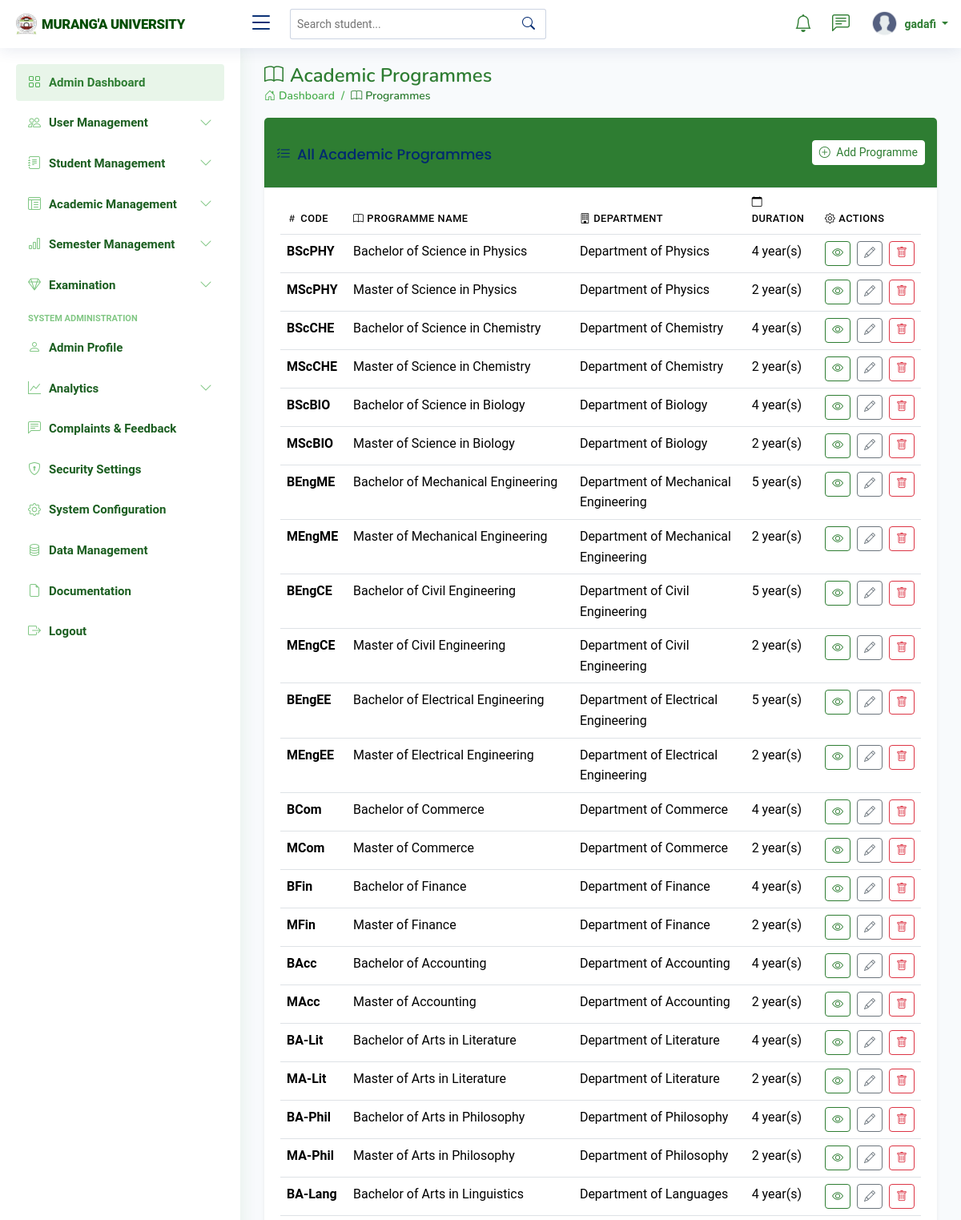
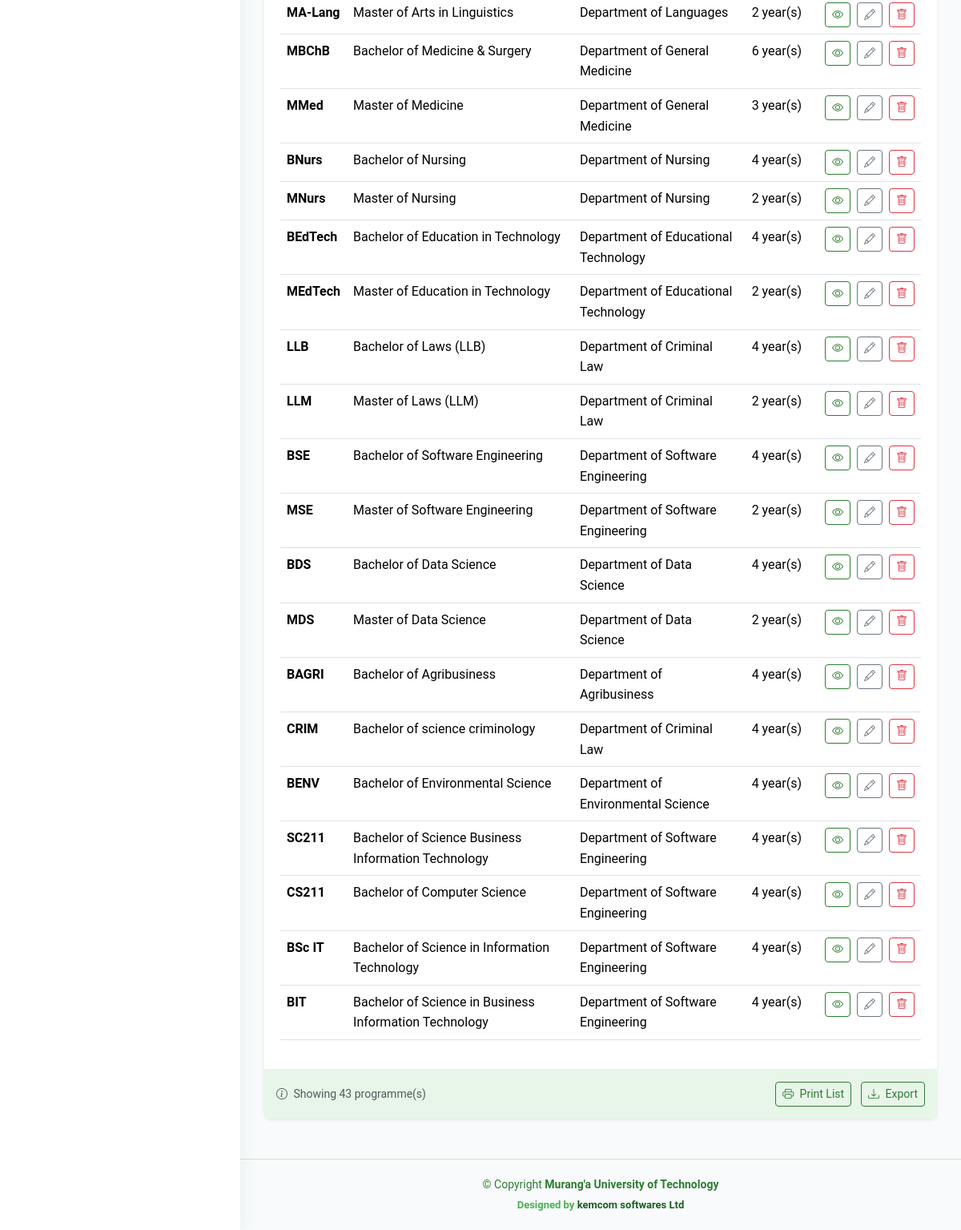
/programmes/ (signed in), run on the app's committed database (2 pictures, top to bottom).
### students_portal/models.py (models this page shows, shortened)
class User(AbstractUser):
    USER_TYPES = (
        ('student', 'Student'),
        ('lecturer', 'Lecturer'),
        ('admin', 'Administrator'),
        ('staff', 'Administrative Staff'),
        ('finance', 'Finance Officer'),
    )
    user_type = models.CharField(max_length=20, choices=USER_TYPES)
    is_verified = models.BooleanField(default=False)
    status = models.CharField(max_length=20, choices=[
        ('active', 'Active'),
        ('inactive', 'Inactive'),
        ('suspended', 'Suspended'),
    ], default='active')
    phone_number = models.CharField(max_length=15, blank=True, null=True)
    last_password_change = models.DateTimeField(default=timezone.now)
    password_reset_token = models.CharField(max_length=100, blank=True, null=True)
    password_reset_token_expiry = models.DateTimeField(blank=True, null=True)
    created_at = models.DateTimeField(auto_now_add=True)
    updated_at = models.DateTimeField(auto_now=True)

class Programme(models.Model):
    name = models.CharField(max_length=200)
    code = models.CharField(max_length=20, unique=True)
    department = models.ForeignKey(Department, on_delete=models.CASCADE, related_name='programmes')
    duration_years = models.IntegerField()
    semesters_per_year = models.IntegerField(default=2)
    description = models.TextField(blank=True, null=True)

class Department(models.Model):
    name = models.CharField(max_length=100)
    code = models.CharField(max_length=10, unique=True)
    faculty = models.ForeignKey(Faculty, on_delete=models.CASCADE, related_name='departments')
    description = models.TextField(blank=True, null=True)

### students_portal/views.py (the view)
# urls.py: path('programmes/', views.programme_list, name='programme_list'),
@login_required
@user_passes_test(lambda u: u.is_staff)
def programme_list(request):
    programmes = Programme.objects.all().select_related('department')
    return render(request, 'academics/programme_list.html', {'programmes': programmes})

### templates/academics/programme_list.html (shortened to what this page needs)
{% extends "base/base.html" %}
{% load static %}
{% block content %}
<div class="pagetitle">
    <h1><i class="bi bi-book me-2"></i>Academic Programmes</h1>
    <nav>
        <ol class="breadcrumb">
            <li class="breadcrumb-item"><a href="{% url 'admin_dashboard' %}"><i class="bi bi-house-door me-1"></i>Dashboard</a></li>
            <li class="breadcrumb-item active"><i class="bi bi-book me-1"></i>Programmes</li>
        </ol>
    </nav>
</div>
<section class="section">
    <div class="row">
        <div class="col-lg-12">
            <div class="card border-0 shadow-sm">
                <div class="card-header bg-university-primary text-white">
                    <div class="d-flex justify-content-between align-items-center">
                        <h5 class="card-title mb-0"><i class="bi bi-list-check me-2"></i>All Academic Programmes</h5>
                        <a href="#" class="btn btn-university-light btn-sm">
                            <i class="bi bi-plus-circle me-1"></i> Add Programme
                        </a>
                    </div>
                </div>
                <div class="card-body">
                    <div class="table-responsive">
                        <table class="table table-hover datatable">
                            <thead class="bg-university-light">
                                <tr>
                                    <th><i class="bi bi-hash me-1"></i>Code</th>
                                    <th><i class="bi bi-book me-1"></i>Programme Name</th>
                                    <th><i class="bi bi-building me-1"></i>Department</th>
                                    <th><i class="bi bi-calendar me-1"></i>Duration</th>
                                    <th><i class="bi bi-gear me-1"></i>Actions</th>
                                </tr>
                            </thead>
                            <tbody>
                                {% for programme in programmes %}
                                <tr>
                                    <td class="fw-bold text-university">{{ programme.code }}</td>
                                    <td>{{ programme.name }}</td>
                                    <td>{{ programme.department.name }}</td>
                                    <td>{{ programme.duration_years }} year(s)</td>
                                    <td>
                                        <div class="d-flex gap-2">
                                            <a href="{% url 'programme_detail' programme.id %}" class="btn btn-sm btn-outline-university" title="View Details">
                                                <i class="bi bi-eye"></i>
                                            </a>
                                            <a href="#" class="btn btn-sm btn-outline-secondary" title="Edit">
                                                <i class="bi bi-pencil"></i>
                                            </a>
                                            <a href="#" class="btn btn-sm btn-outline-danger" title="Delete">
                                                <i class="bi bi-trash"></i>
                                            </a>
                                        </div>
                                    </td>
                                </tr>
                                {% endfor %}
                            </tbody>
                        </table>
                    </div>
                </div>
                <div class="card-footer bg-university-light">
                    <div class="d-flex justify-content-between align-items-center">
                        <div class="text-muted small">
                            <i class="bi bi-info-circle me-1"></i> Showing {{ programmes.count }} programme(s)
                        </div>
                        <div>
                            <button class="btn btn-sm btn-outline-university">
                                <i class="bi bi-printer me-1"></i> Print List
                            </button>
                            <button class="btn btn-sm btn-outline-university ms-2">
                                <i class="bi bi-download me-1"></i> Export
                            </button>
                        </div>
                    </div>
                </div>
            </div>
        </div>
    </div>
</section>
{% endblock %}

### templates/base/navbars/admin_navbar.html (shortened to what this page needs)
{% load static %}
<header id="header" class="header fixed-top d-flex align-items-center">
  <div class="d-flex align-items-center justify-content-between">
    <a href="{% url 'admin_dashboard' %}" class="logo d-flex align-items-center">
      <img src="{% static 'assets/img/logo.png'%}" alt="UniLink Logo">
      <span class="d-none d-lg-block" style="color: #004d00; font-weight: 800; text-transform: uppercase; font-size: 105%; letter-spacing: -0.3px; font-family: 'Roboto', sans-serif;">
        Murang'a University
      </span>
    </a>
    <i class="bi bi-list toggle-sidebar-btn"></i>
  </div>
  <div class="search-bar">
    <form class="search-form d-flex align-items-center" method="GET" action="#">
      <input type="text" name="q" placeholder="Search student..." title="Enter search keyword">
      <button type="submit" title="Search"><i class="bi bi-search"></i></button>
    </form>
  </div>
  <nav class="header-nav ms-auto">
    <ul class="d-flex align-items-center">
      <li class="nav-item dropdown">
        <a class="nav-link nav-icon" href="#" data-bs-toggle="dropdown">
          <i class="bi bi-bell"></i>
        </a>
      </li>
      <li class="nav-item dropdown">
        <a class="nav-link nav-icon" href="#" data-bs-toggle="dropdown">
          <i class="bi bi-chat-left-text"></i>
        </a>
      </li>
      <li class="nav-item dropdown pe-3">
        <a class="nav-link nav-profile d-flex align-items-center pe-0" href="#" data-bs-toggle="dropdown">
          {% if request.user.student.profile_picture %}
            <img src="{{ request.user.student.profile_picture.url }}" alt="Profile" class="rounded-circle">
          {% else %}
            <img src="{% static 'assets/img/profile.png' %}" alt="Profile" class="rounded-circle">
          {% endif %}
          <span class="d-none d-md-block dropdown-toggle ps-2">
            {{ request.user.get_full_name|default:request.user.username }}
          </span>
        </a>
      </li>
    </ul>
  </nav>
</header>

### static/assets/css/style.css (style rules this page uses)
:root { scroll-behavior: smooth; }
body { font-family: 'Roboto', sans-serif; background: #f8fafc; color: #1e293b; line-height: 1.6; }
a { color: #4CAF50; text-decoration: none; transition: color 0.2s ease; }
h1, h2, h3, h4, h5, h6 { font-family: "Nunito", sans-serif; }
.pagetitle { margin-bottom: 10px; }
.pagetitle h1 { font-size: 24px; margin-bottom: 0; font-weight: 600; color: #2E7D32; }
.card { margin-bottom: 30px; border: none; border-radius: 5px; box-shadow: 0px 0 30px rgba(1, 41, 112, 0.1); }
.card-header, .card-footer { border-color: #ebeef4; background-color: #fff; color: #798eb3; padding: 15px; }
.card-title { padding: 20px 0 15px 0; font-size: 18px; font-weight: 500; color: #012970; font-family: "Poppins", sans-serif; }
.card-body { padding: 0 20px 20px 20px; }
.breadcrumb { font-size: 14px; font-family: "Nunito", sans-serif; color: #4CAF50; font-weight: 600; }
.breadcrumb a { color: #4CAF50; transition: 0.3s; }
.breadcrumb .breadcrumb-item::before { color: #4CAF50; }
.breadcrumb .active { color: #2E7D32; font-weight: 600; }
.logo { line-height: 1; }
@media (min-width: 1200px) { .logo { width: 280px; } }
.logo img { max-height: 26px; margin-right: 6px; }
.logo span { font-size: 26px; font-weight: 700; color: #012970; font-family: "Nunito", sans-serif; }
.header { transition: all 0.5s; z-index: 997; height: 60px; box-shadow: 0px 2px 20px rgba(1, 41, 112, 0.1); background-color: #fff; padding-left: 20px; }
.header .toggle-sidebar-btn { font-size: 32px; padding-left: 10px; cursor: pointer; color: #012970; }
.header .search-bar { min-width: 360px; padding: 0 20px; }
.header .search-form { width: 100%; }
.header .search-form input { border: 0; font-size: 14px; color: #012970; border: 1px solid rgba(1, 41, 112, 0.2); padding: 7px 38px 7px 8px; border-radius: 3px; transition: 0.3s; width: 100%; }
.header .search-form button { border: 0; padding: 0; margin-left: -30px; background: none; }
.header .search-form button i { color: #012970; }
.header-nav ul { list-style: none; }
.header-nav>ul { margin: 0; padding: 0; }
.header-nav .nav-icon { font-size: 22px; color: #2E7D32; margin-right: 25px; position: relative; }
.header-nav .nav-profile { color: #2E7D32; }
.header-nav .nav-profile img { max-height: 36px; }
.header-nav .nav-profile span { font-size: 14px; font-weight: 600; }

### templates/academics/programme_list.html (style rules this page uses)
:root { --university-primary: #2E7D32; --university-secondary: #81C784; --university-light: #E8F5E9; }
.bg-university-primary { background-color: var(--university-primary) !important; }
.bg-university-light { background-color: var(--university-light) !important; }
.text-university { color: var(--university-primary); }
.btn-university-light { background-color: white; color: var(--university-primary); border-color: white; }
.btn-outline-university { color: var(--university-primary); border-color: var(--university-primary); }
.card { border-radius: 8px; }
.table th { font-weight: 500; text-transform: uppercase; font-size: 0.8rem; letter-spacing: 0.5px; }

### data on the page
User: user.get_full_name "gadafi"
Programme: code "BScPHY", name "Bachelor of Science in Physics", department.name "Department of Physics", duration_years "4"
Programme: code "MScPHY", name "Master of Science in Physics", department.name "Department of Physics", duration_years "2"
Programme: code "BScCHE", name "Bachelor of Science in Chemistry", department.name "Department of Chemistry", duration_years "4"
Programme: code "MScCHE", name "Master of Science in Chemistry", department.name "Department of Chemistry", duration_years "2"
Programme: code "BScBIO", name "Bachelor of Science in Biology", department.name "Department of Biology", duration_years "4"
Programme: code "MScBIO", name "Master of Science in Biology", department.name "Department of Biology", duration_years "2"
Programme: code "BEngME", name "Bachelor of Mechanical Engineering", department.name "Department of Mechanical Engineering", duration_years "5"
Programme: code "MEngME", name "Master of Mechanical Engineering", department.name "Department of Mechanical Engineering", duration_years "2"
Programme: code "BEngCE", name "Bachelor of Civil Engineering", department.name "Department of Civil Engineering", duration_years "5"
Programme: code "MEngCE", name "Master of Civil Engineering", department.name "Department of Civil Engineering", duration_years "2"
Programme: code "BEngEE", name "Bachelor of Electrical Engineering", department.name "Department of Electrical Engineering", duration_years "5"
Programme: code "MEngEE", name "Master of Electrical Engineering", department.name "Department of Electrical Engineering", duration_years "2"
Programme: code "BCom", name "Bachelor of Commerce", department.name "Department of Commerce", duration_years "4"
Programme: code "MCom", name "Master of Commerce", department.name "Department of Commerce", duration_years "2"
Programme: code "BFin", name "Bachelor of Finance", department.name "Department of Finance", duration_years "4"
Programme: code "MFin", name "Master of Finance", department.name "Department of Finance", duration_years "2"
Programme: code "BAcc", name "Bachelor of Accounting", department.name "Department of Accounting", duration_years "4"
Programme: code "MAcc", name "Master of Accounting", department.name "Department of Accounting", duration_years "2"
Programme: code "BA-Lit", name "Bachelor of Arts in Literature", department.name "Department of Literature", duration_years "4"
Programme: code "MA-Lit", name "Master of Arts in Literature", department.name "Department of Literature", duration_years "2"
Programme: code "BA-Phil", name "Bachelor of Arts in Philosophy", department.name "Department of Philosophy", duration_years "4"
Programme: code "MA-Phil", name "Master of Arts in Philosophy", department.name "Department of Philosophy", duration_years "2"
Programme: code "BA-Lang", name "Bachelor of Arts in Linguistics", department.name "Department of Languages", duration_years "4"
Programme: code "MA-Lang", name "Master of Arts in Linguistics", department.name "Department of Languages", duration_years "2"
Programme: code "MBChB", name "Bachelor of Medicine & Surgery", department.name "Department of General Medicine", duration_years "6"
Programme: code "MMed", name "Master of Medicine", department.name "Department of General Medicine", duration_years "3"
Programme: code "BNurs", name "Bachelor of Nursing", department.name "Department of Nursing", duration_years "4"
Programme: code "MNurs", name "Master of Nursing", department.name "Department of Nursing", duration_years "2"
Programme: code "BEdTech", name "Bachelor of Education in Technology", department.name "Department of Educational Technology", duration_years "4"
Programme: code "MEdTech", name "Master of Education in Technology", department.name "Department of Educational Technology", duration_years "2"
Programme: code "LLB", name "Bachelor of Laws (LLB)", department.name "Department of Criminal Law", duration_years "4"
Programme: code "LLM", name "Master of Laws (LLM)", department.name "Department of Criminal Law", duration_years "2"
Programme: code "BSE", name "Bachelor of Software Engineering", department.name "Department of Software Engineering", duration_years "4"
Programme: code "MSE", name "Master of Software Engineering", department.name "Department of Software Engineering", duration_years "2"
Programme: code "BDS", name "Bachelor of Data Science", department.name "Department of Data Science", duration_years "4"
Programme: code "MDS", name "Master of Data Science", department.name "Department of Data Science", duration_years "2"
Programme: code "BAGRI", name "Bachelor of Agribusiness", department.name "Department of Agribusiness", duration_years "4"
Programme: code "CRIM", name "Bachelor of science criminology", department.name "Department of Criminal Law", duration_years "4"
Programme: code "BENV", name "Bachelor of Environmental Science", department.name "Department of Environmental Science", duration_years "4"
Programme: code "SC211", name "Bachelor of Science Business Information Technology", department.name "Department of Software Engineering", duration_years "4"
Programme: code "CS211", name "Bachelor of Computer Science", department.name "Department of Software Engineering", duration_years "4"
Programme: code "BSc IT", name "Bachelor of Science in Information Technology", department.name "Department of Software Engineering", duration_years "4"
Programme: code "BIT", name "Bachelor of Science in Business Information Technology", department.name "Department of Software Engineering", duration_years "4"

### other printed values
{{ programmes.count }} "43"
